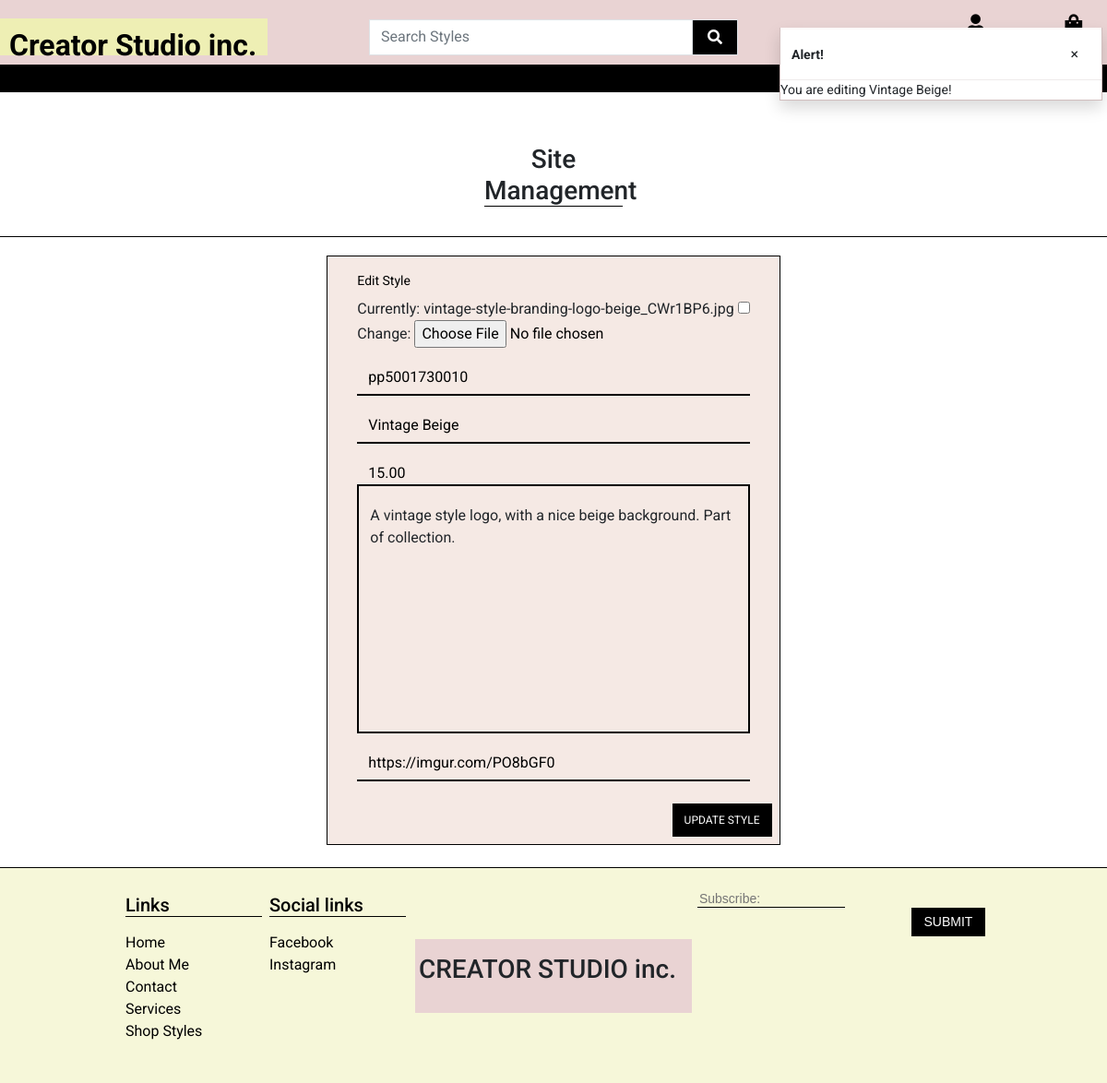
Page /styles/edit/3/ (signed in) on the committed database.
### styles/models.py (models this page shows, shortened)
class ShopStyles(models.Model):
    class Meta:
        verbose_name_plural = 'Shop Styles'
    style_image = models.ImageField(null=True, blank=True)
    sku = models.CharField(max_length=254, null=True, blank=True)
    style_name = models.CharField(max_length=254)
    style_price = models.DecimalField(max_digits=6, decimal_places=2)
    style_description = models.TextField()
    url_field = models.URLField(null=True, blank=False, default='')

### styles/views.py (the view)
# urls.py: path('edit/<int:style_id>/', views.edit_style, name='edit_style'),
@login_required
def edit_style(request, style_id):
    if not request.user.is_superuser:
        messages.error(request, 'Sorry, only storeowners can do that!')
        return redirect(reverse('home'))
    style = get_object_or_404(ShopStyles, id=style_id)
    if request.method == 'POST':
        form = StyleForm(request.POST, request.FILES, instance=style)
        if form.is_valid():
            form.save()
            messages.success(request, 'Successfully updated style!')
            return redirect(reverse('style_detail', args=[style.id]))
        else:
            messages.error(
                request,
                'Failed to update product. Please ensure the form is valid.'
            )
    else:
        form = StyleForm(instance=style)
        messages.info(request, f'You are editing {style.style_name}!')
    template = 'styles/edit_style.html'
    context = {
        'form': form,
        'style': style,
    }
    return render(request, template, context)

### styles/forms.py
class StyleForm(forms.ModelForm):
    class Meta:
        model = ShopStyles
        fields = '__all__'
    def __init__(self, *args, **kwargs):
        super().__init__(*args, **kwargs)
        ShopStyles.objects.all()
        for field_name, field in self.fields.items():
            field.widget.attrs['class'] = 'border-black rounded-0'

### bag/contexts.py (called while the page is built, shortened)
def bag_contents(request):
    bag_items = []
    total = 0
    product_count = 0
    bag = request.session.get('bag', {})
    grand_total = total
    context = {
        'bag_items': bag_items,
        'total': total,
        'product_count': product_count,
        'grand_total': grand_total,
    }
    return context

### styles/templates/styles/edit_style.html (shortened to what this page needs)
{% extends 'base.html' %}
{% load static %}
{% load crispy_forms_tags %}
{% block extra_css %}
<link rel="stylesheet" href="{% static 'styles/css/styles.css' %}">
{% endblock %}
{% block content %}
{% block page_header %}
<div class="container header-container">
</div>
{% endblock %}
<div class="page-header d-flex justify-content-md-center mt-5">
    <h3 class="text-center mt-3 underline">Site Management</h3>
</div>
<br>
<div class="line-break"></div>
<div class="container">
    <div class="contact-form row d-flex justify-content-md-center mb-3">
        <div class="col-12 col-md-8 d-flex justify-content-md-center">
            <form action="{% url 'edit_style' style.id %}" method="POST" class="form mb-2 col-pink" enctype="multipart/form-data">
                <fieldset class="rounded px-3 mb-2 me-3 ms-3 py-3">
                    <legend class="fieldset-label small text-black">Edit Style</legend>
                        {{ form | crispy }}
                </fieldset>
                <div class="mb-2 me-2 d-flex justify-content-end">
                    <button type="submit" class=" submit btn btn-md rounded-0 text-uppercase py-2">Update Style</button>
                </div>
            </form>
        </div>
    </div>
</div>
{% endblock %}

### static/css/base.css (style rules this page uses)
html { height: 100%; }
body { font-family: Roboto, sans-serif; height: 100%; }
.row { margin: 0; padding: 0; --bs-gutter-x: 0 !important; --bs-gutter-y: 0 !important; }
.page-header { justify-content: center; margin-top: 80px !important; }
.underline { width: 150px; border-bottom: 1px solid black; }
.line-break { border-bottom: 1px solid black; margin-bottom: 20px; }
.submit { background-color: #000; color: #fff; font-size: .75rem; }
a { color: inherit; text-decoration: none; transition: all 0.3s; }
@media (min-width: 1200px) { .container { max-width: 80%; } }
@media (min-width: 992px) { .header-container { padding-top: 30px; } }

### styles/static/styles/css/styles.css (style rules this page uses)
.col-pink { border: 1px solid black; background-color: #F5E9E4 !important; }
.contact-form input { border: 0 !important; border-bottom: 2px solid #000 !important; background-color: #F5E9E4 !important; color: #000; }
.contact-form input::placeholder { color: #555!important; }
textarea { border: 2px solid #000 !important; background-color: #F5E9E4 !important; color: #000; resize: none; }
#id_style_price, #id_style_image { border-bottom: 0 !important; padding-bottom: 0; }
.contact-form .form-control { border-radius: 0 !important; padding-top: 20px; }

### rows in the picture
ShopStyles: sku "pp5001730010", style_name "Vintage Beige", style_price "15.00", style_description "A vintage style logo, with a nice beige background. Part of collection.", url_field "https://imgur.com/PO8bGF0"

### other values in the picture
{{ message }} "You are editing Vintage Beige!"
